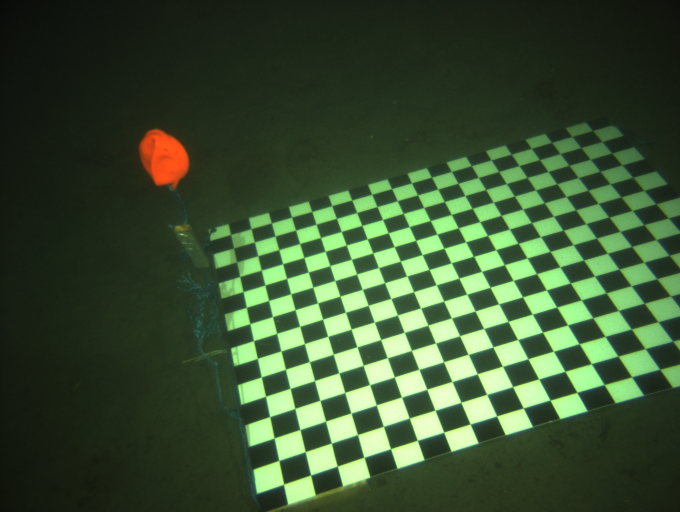
#> input picture calibrationIMGr/151210-125821.9971R.jpg, 1360 x 1024 px, given as the content of the folder testIMGl, which was not available (shown at 1/2 size)
$ python -i undisort_usingParams_from_matlab.py   (imports and definitions only)   (Python 2 division)   (older library calls are emulated)
#> lines starting #> are read from the running program, lines starting #| are printed output that depends on the picture; pictures that were not available may be replaced by others from this repository, and a replacement may not be noted
# To run from terminal
# python undisort_usingParams_from_matlab.py
import cv2
import numpy as np
import os
import imutils

def resizeImages(self,in_width):
    for i, img in enumerate(self.images):
        self.images[i] = imutils.resize(self.images[i], width=in_width)


def claheAdjustImages(img):
    # --> This method does clahe on lab space to keep the color
    # transform to lab color space and conduct clahe filtering on l channel then merge and transform back

    #clahe = cv2.createCLAHE(clipLimit=2.0, tileGridSize=(8,8))
    clahe = cv2.createCLAHE(clipLimit=6.0,tileGridSize=(8, 8))
    #self.logger.info("The clahe type {}".format(type(clahe.type)))
    print 'color adjusting image'
    lab_image = cv2.cvtColor(img, cv2.cv.CV_RGB2Lab)
    print 'converted image to Lab space'
    lab_planes = cv2.split(lab_image)
    lab_planes[0] = clahe.apply(lab_planes[0])
    print 'apply clahe to image channel 0 --> L sapce'
    # Merge the the color planes back into an Lab image
    lab_image = cv2.merge(lab_planes, lab_planes[0])
    print 'merge channels back and transform back to rgb space'
    return cv2.cvtColor(lab_image, cv2.cv.CV_Lab2RGB)

def load_images_from_folder(folder):
    images = []
    for filename in os.listdir(folder):
        img = cv2.imread(os.path.join(folder, filename))
        if img is not None:
            images.append(img)
    return images

# [154 lines left out: functions fixCalibrationOriginal, ImageProcessing, not called in this run]


def loadCameraParameters():

    # left
    fxL = 2222.72426
    fyL = 2190.48031

    k1L =  0.27724
    k2L = 0.28163
    k3L = -0.06867
    k4L = 0.00358
    k5L = 0.00000

    cxL = 681.42537
    cyL = -22.08306

    skewL=0

    # todo: find the p values
    p1L=0
    p2L=0
    p3L=0
    p4L=0

    # right
    fxR = 2226.10095
    fyR = 2195.17250


    k1R =  0.29407
    k2R = 0.29892
    k3R = 0-0.08315
    k4R = -0.01218
    k5R = 0.00000

    cxR = 637.64260
    cyR = -33.60849


    skewR=0


    # todo: find the p values
    p1R=0
    p2R=0
    p3R=0
    p4R=0

    # x0 and y0 is zero
    x0=0
    y0=0

    intrinsic_matrixL = np.matrix([[fxL, skewL , x0], [0, fyL, y0], [0, 0, 1]])
    intrinsic_matrixR = np.matrix([[fxR, skewR , x0], [0, fyR, y0], [0, 0, 1]])

    distCoeffL = np.matrix([k1L, k2L, p1L, p2L, k3L])
    distCoeffR = np.matrix([k1R, k2R, p1R, p2R, k3R])
    return intrinsic_matrixL, intrinsic_matrixR, distCoeffL, distCoeffR

def UndistortImages(folderpath_undistort_theese_images, intrinsic_matrix, distCoeff):
    # ---->  8 Undistort Images and display them
    images_list = load_images_from_folder(folderpath_undistort_theese_images)
    nr_of_pics = len(images_list)
    undistorted_imgList = []
    for i in range(0, nr_of_pics):
        # 1 Loading images
        print 'Loading... Calibration_Image' + str(i+1) + '.png'
        image = images_list[i]

        # 2 Undistort the Image
        undistorted_img = cv2.undistort(image, intrinsic_matrix, distCoeff, None)

        # 3 show the undistorted image
        #cv2.imshow('Undisorted Image', undistorted_img)
        #cv2.waitKey(0)

        # 4 return the undistorted image
        undistorted_imgList.append(undistorted_img)
    return undistorted_imgList


    #cv2.destroyAllWindows()

def getDisparity(imgLeft, imgRight, method="BM"):

    gray_left = cv2.cvtColor(imgLeft, cv2.cv.CV_BGR2GRAY)
    gray_right = cv2.cvtColor(imgRight, cv2.cv.CV_BGR2GRAY)
    print gray_left.shape
    c, r = gray_left.shape
    if method == "BM":
        sbm = cv2.cv.CreateStereoBMState()
        disparity = cv2.cv.CreateMat(c, r, cv2.cv.CV_32F)
        sbm.SADWindowSize = 9
        sbm.preFilterType = 1
        sbm.preFilterSize = 5
        sbm.preFilterCap = 61
        sbm.minDisparity = -39
        sbm.numberOfDisparities = 112
        sbm.textureThreshold = 507
        sbm.uniquenessRatio = 0
        sbm.speckleRange = 8
        sbm.speckleWindowSize = 0

        gray_left = cv2.cv.fromarray(gray_left)
        gray_right = cv2.cv.fromarray(gray_right)

        cv2.cv.FindStereoCorrespondenceBM(gray_left, gray_right, disparity, sbm)
        disparity_visual = cv2.cv.CreateMat(c, r, cv2.cv.CV_8U)
        cv2.cv.Normalize(disparity, disparity_visual, 0, 255, cv2.cv.CV_MINMAX)
        disparity_visual = np.array(disparity_visual)

    elif method == "SGBM":
        sbm = cv2.StereoSGBM()
        sbm.SADWindowSize = 9
        sbm.numberOfDisparities = 96
        sbm.preFilterCap = 63
        sbm.minDisparity = -21
        sbm.uniquenessRatio = 7
        sbm.speckleWindowSize = 0
        sbm.speckleRange = 8
        sbm.disp12MaxDiff = 1
        sbm.fullDP = False

        disparity = sbm.compute(gray_left, gray_right)
        disparity_visual = cv2.normalize(disparity, alpha=0, beta=255, norm_type=cv2.cv.CV_MINMAX, dtype=cv2.cv.CV_8U)

    return disparity_visual

# The program is run from here ###################################################
# Import Information
# folderpath_images = r"C:\MASTER_DATASET\Desembertokt\Mosaic Camera\Calibration Pictures\test_calib_images" # r is there becouse of --> http://stackoverflow.com/questions/7268618/python-issues-with-directories-that-have-special-characters


#images_list = os.listdir(folderpath_images)
#nr_of_pics = len(images_list)

#Input the number of board images to use for calibration (recommended: ~20)
# n_boards =  nr_of_pics #2
#Input the number of squares on the board (width and height)
board_w = 19 # 9
board_h = 15 # 6
# Board dimensions (typically in cm)
board_dim = 80
# Image resolution
image_size = (4008, 2672) # TODO: get the image size directly from the image
'''
# stereo rig : (1360, 1024)
# mono rig = (4008, 2672)
# gopro rig = (1920, 1080)
'''

# save them to newFolderName
newFolderName = "fixed_Calibration_Images"
folderpath_calib_images = r"calibrationIMGr"
#folderpath_calib_images = r"gimp_corrected_calibrationIMG"
 #r"CalibrationIMG"

# [20 lines not run here, left out]
# Folderpath_calib_images = r"fixed_Calibration_Images"
# Folderpath_calib_images
# [intrinsic_matrix, distCoeff] = ImageProcessing(folderpath_calib_images, board_w, board_h, board_dim, image_size)

# LOAD camera parameters from agisoft
[intrinsic_matrixL, intrinsic_matrixR, distCoeffL, distCoeffR] = loadCameraParameters()

# Undistort images using calibration data : intrinsic_matrix & distCoeff

# Todo: find folders with left and right images
folderpath_undistort_theese_imagesL = r"testIMGl"
folderpath_undistort_theese_imagesR = r"testIMGr"

# [5 lines not run here, left out]
undistorted_imgListL = UndistortImages(folderpath_undistort_theese_imagesL, intrinsic_matrixL, distCoeffL)
#> in load_images_from_folder, img is the input picture: shape (1024, 1360, 3); mean B, G, R 50.5, 81.6, 59.3
#> in UndistortImages, `images_list = load_images_from_folder(folderpath_undistort_theese_imag..`: images_list = 1 item
#> in UndistortImages, `nr_of_pics = len(images_list)`: nr_of_pics = 1
#> the loop in UndistortImages, `for i in range(0, nr_of_pics):` made 1 pass
#> pass 1, in UndistortImages, `undistorted_img = cv2.undistort(image, intrinsic_matrix, distCoeff, No..`:
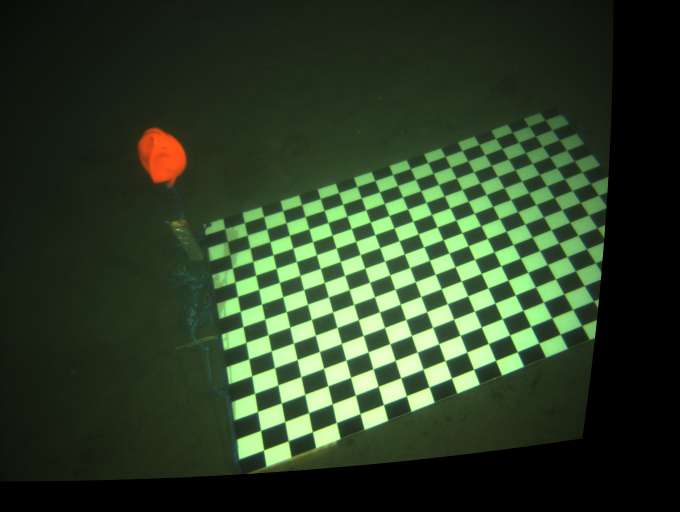
#> undistorted_img: shape (1024, 1360, 3) (shown at 1/2 size); mean B, G, R 39.2, 63.4, 46.3
#> after the loop in UndistortImages, `for i in range(0, nr_of_pics):`: undistorted_imgList = 1 item
#> undistorted_imgListL = 1 item

# Secondly undistort images taken with right camera
# [1 line not run here, left out]
undistorted_imgListR = UndistortImages(folderpath_undistort_theese_imagesR, intrinsic_matrixR, distCoeffR)
#> the loop in UndistortImages (call 2), `for i in range(0, nr_of_pics):` made 1 pass
#> pass 1, in UndistortImages (call 2), `undistorted_img = cv2.undistort(image, intrinsic_matrix, distCoeff, No..`:
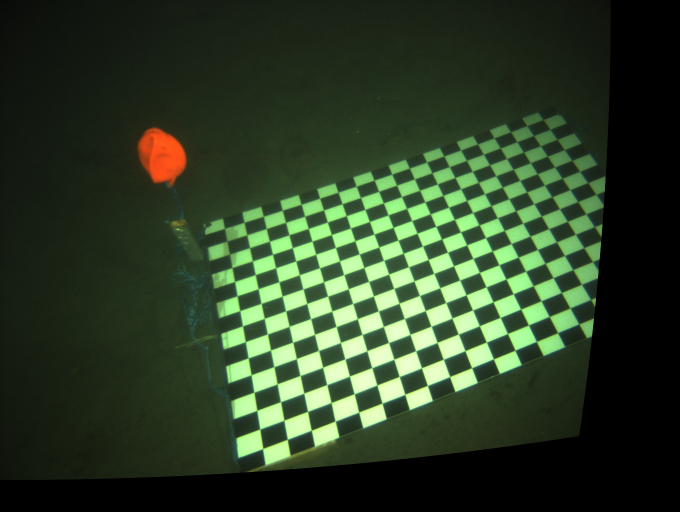
#> undistorted_img: shape (1024, 1360, 3) (shown at 1/2 size); mean B, G, R 38.8, 62.8, 45.9
#> undistorted_imgListR = 1 item

# Compute the disparity map
# [1 line that did not run here, left out]
#> in getDisparity, `gray_left = cv2.cvtColor(imgLeft, cv2.cv.CV_BGR2GRAY)`:
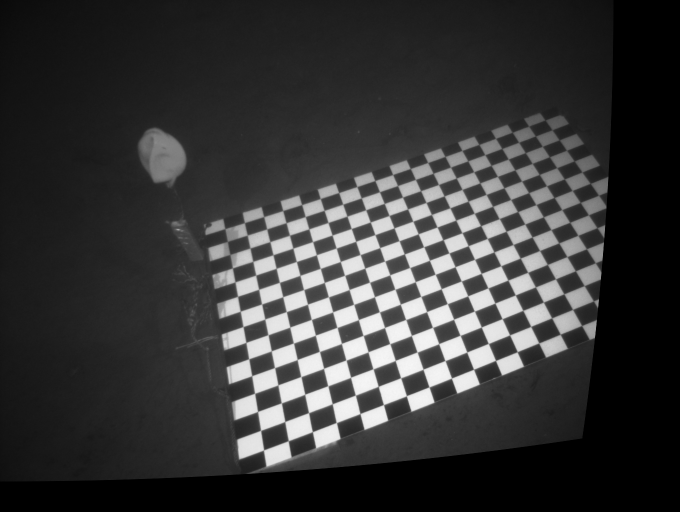
#> gray_left: shape (1024, 1360) (shown at 1/2 size); min 0, max 247, mean 55.6
#> in getDisparity, `gray_right = cv2.cvtColor(imgRight, cv2.cv.CV_BGR2GRAY)`:
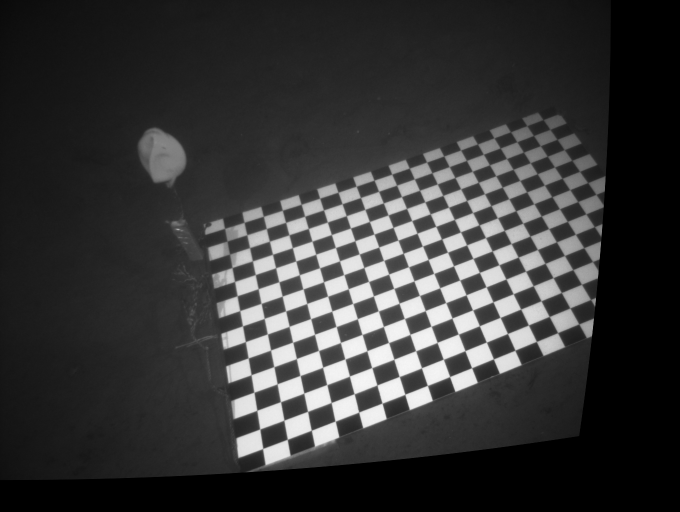
#> gray_right: shape (1024, 1360) (shown at 1/2 size); min 0, max 247, mean 55
#| (1024, 1360)
# [12 lines not run here, left out]

# Rectify images

>>> import cv2
>>> picture = cv2.imread('calibrationIMGr/151210-125821.9971R.jpg', cv2.IMREAD_GRAYSCALE)
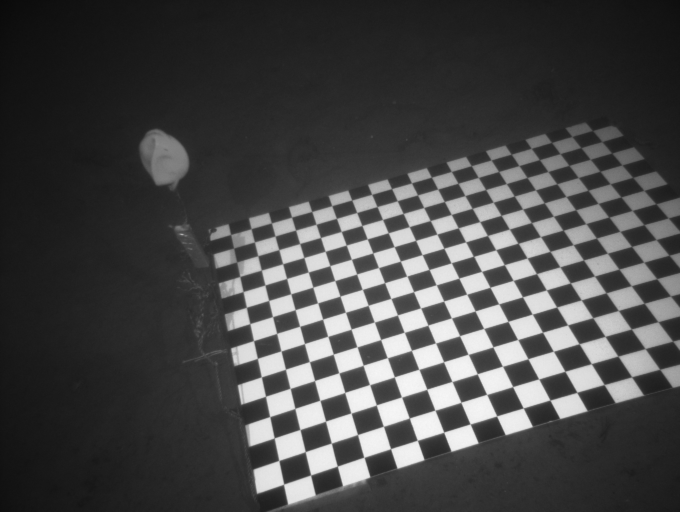
#> picture: shape (1024, 1360) (shown at 1/2 size); min 9, max 247, mean 71.4
#> (the run stopped early here; a loop or call above may not have finished)
